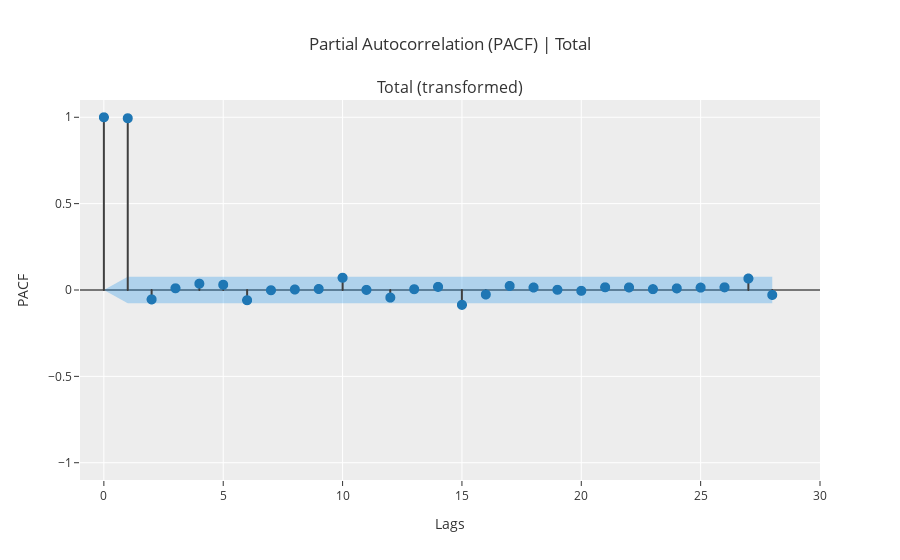

Source (notebook cell):
### Code cell
plot_model(plot='pacf')

### Figure 1 — Plotly figure (JSON) as saved in the notebook; plotly's stock layout.template omitted (floating-point values rounded to 4 significant figures)
{"data": [{"line": {"color": "#3f3f3f"}, "marker": {"size": 10}, "mode": "lines", "name": "PACF", "showlegend": false, "type": "scattergl", "x": [0, 0], "xaxis": "x", "y": [0, 1], "yaxis": "y"}, {"line": {"color": "#3f3f3f"}, "marker": {"size": 10}, "mode": "lines", "name": "PACF", "showlegend": false, "type": "scattergl", "x": [1, 1], "xaxis": "x", "y": [0, 0.9943], "yaxis": "y"}, {"line": {"color": "#3f3f3f"}, "marker": {"size": 10}, "mode": "lines", "name": "PACF", "showlegend": false, "type": "scattergl", "x": [2, 2], "xaxis": "x", "y": [0, -0.05453], "yaxis": "y"}, {"line": {"color": "#3f3f3f"}, "marker": {"size": 10}, "mode": "lines", "name": "PACF", "showlegend": false, "type": "scattergl", "x": [3, 3], "xaxis": "x", "y": [0, 0.009885], "yaxis": "y"}, {"line": {"color": "#3f3f3f"}, "marker": {"size": 10}, "mode": "lines", "name": "PACF", "showlegend": false, "type": "scattergl", "x": [4, 4], "xaxis": "x", "y": [0, 0.03651], "yaxis": "y"}, {"line": {"color": "#3f3f3f"}, "marker": {"size": 10}, "mode": "lines", "name": "PACF", "showlegend": false, "type": "scattergl", "x": [5, 5], "xaxis": "x", "y": [0, 0.03042], "yaxis": "y"}, {"line": {"color": "#3f3f3f"}, "marker": {"size": 10}, "mode": "lines", "name": "PACF", "showlegend": false, "type": "scattergl", "x": [6, 6], "xaxis": "x", "y": [0, -0.05915], "yaxis": "y"}, {"line": {"color": "#3f3f3f"}, "marker": {"size": 10}, "mode": "lines", "name": "PACF", "showlegend": false, "type": "scattergl", "x": [7, 7], "xaxis": "x", "y": [0, -0.001497], "yaxis": "y"}, {"line": {"color": "#3f3f3f"}, "marker": {"size": 10}, "mode": "lines", "name": "PACF", "showlegend": false, "type": "scattergl", "x": [8, 8], "xaxis": "x", "y": [0, 0.002936], "yaxis": "y"}, {"line": {"color": "#3f3f3f"}, "marker": {"size": 10}, "mode": "lines", "name": "PACF", "showlegend": false, "type": "scattergl", "x": [9, 9], "xaxis": "x", "y": [0, 0.00585], "yaxis": "y"}, {"line": {"color": "#3f3f3f"}, "marker": {"size": 10}, "mode": "lines", "name": "PACF", "showlegend": false, "type": "scattergl", "x": [10, 10], "xaxis": "x", "y": [0, 0.07087], "yaxis": "y"}, {"line": {"color": "#3f3f3f"}, "marker": {"size": 10}, "mode": "lines", "name": "PACF", "showlegend": false, "type": "scattergl", "x": [11, 11], "xaxis": "x", "y": [0, 0.0008137], "yaxis": "y"}, {"line": {"color": "#3f3f3f"}, "marker": {"size": 10}, "mode": "lines", "name": "PACF", "showlegend": false, "type": "scattergl", "x": [12, 12], "xaxis": "x", "y": [0, -0.04387], "yaxis": "y"}, {"line": {"color": "#3f3f3f"}, "marker": {"size": 10}, "mode": "lines", "name": "PACF", "showlegend": false, "type": "scattergl", "x": [13, 13], "xaxis": "x", "y": [0, 0.004602], "yaxis": "y"}, {"line": {"color": "#3f3f3f"}, "marker": {"size": 10}, "mode": "lines", "name": "PACF", "showlegend": false, "type": "scattergl", "x": [14, 14], "xaxis": "x", "y": [0, 0.01816], "yaxis": "y"}, {"line": {"color": "#3f3f3f"}, "marker": {"size": 10}, "mode": "lines", "name": "PACF", "showlegend": false, "type": "scattergl", "x": [15, 15], "xaxis": "x", "y": [0, -0.08601], "yaxis": "y"}, {"line": {"color": "#3f3f3f"}, "marker": {"size": 10}, "mode": "lines", "name": "PACF", "showlegend": false, "type": "scattergl", "x": [16, 16], "xaxis": "x", "y": [0, -0.02589], "yaxis": "y"}, {"line": {"color": "#3f3f3f"}, "marker": {"size": 10}, "mode": "lines", "name": "PACF", "showlegend": false, "type": "scattergl", "x": [17, 17], "xaxis": "x", "y": [0, 0.02351], "yaxis": "y"}, {"line": {"color": "#3f3f3f"}, "marker": {"size": 10}, "mode": "lines", "name": "PACF", "showlegend": false, "type": "scattergl", "x": [18, 18], "xaxis": "x", "y": [0, 0.01444], "yaxis": "y"}, {"line": {"color": "#3f3f3f"}, "marker": {"size": 10}, "mode": "lines", "name": "PACF", "showlegend": false, "type": "scattergl", "x": [19, 19], "xaxis": "x", "y": [0, 0.001178], "yaxis": "y"}, {"line": {"color": "#3f3f3f"}, "marker": {"size": 10}, "mode": "lines", "name": "PACF", "showlegend": false, "type": "scattergl", "x": [20, 20], "xaxis": "x", "y": [0, -0.004673], "yaxis": "y"}, {"line": {"color": "#3f3f3f"}, "marker": {"size": 10}, "mode": "lines", "name": "PACF", "showlegend": false, "type": "scattergl", "x": [21, 21], "xaxis": "x", "y": [0, 0.01566], "yaxis": "y"}, {"line": {"color": "#3f3f3f"}, "marker": {"size": 10}, "mode": "lines", "name": "PACF", "showlegend": false, "type": "scattergl", "x": [22, 22], "xaxis": "x", "y": [0, 0.01481], "yaxis": "y"}, {"line": {"color": "#3f3f3f"}, "marker": {"size": 10}, "mode": "lines", "name": "PACF", "showlegend": false, "type": "scattergl", "x": [23, 23], "xaxis": "x", "y": [0, 0.004961], "yaxis": "y"}, {"line": {"color": "#3f3f3f"}, "marker": {"size": 10}, "mode": "lines", "name": "PACF", "showlegend": false, "type": "scattergl", "x": [24, 24], "xaxis": "x", "y": [0, 0.009335], "yaxis": "y"}, {"line": {"color": "#3f3f3f"}, "marker": {"size": 10}, "mode": "lines", "name": "PACF", "showlegend": false, "type": "scattergl", "x": [25, 25], "xaxis": "x", "y": [0, 0.01377], "yaxis": "y"}, {"line": {"color": "#3f3f3f"}, "marker": {"size": 10}, "mode": "lines", "name": "PACF", "showlegend": false, "type": "scattergl", "x": [26, 26], "xaxis": "x", "y": [0, 0.01549], "yaxis": "y"}, {"line": {"color": "#3f3f3f"}, "marker": {"size": 10}, "mode": "lines", "name": "PACF", "showlegend": false, "type": "scattergl", "x": [27, 27], "xaxis": "x", "y": [0, 0.06647], "yaxis": "y"}, {"line": {"color": "#3f3f3f"}, "marker": {"size": 10}, "mode": "lines", "name": "PACF", "showlegend": false, "type": "scattergl", "x": [28, 28], "xaxis": "x", "y": [0, -0.02835], "yaxis": "y"}, {"marker": {"color": "#1f77b4", "size": 10}, "mode": "markers", "name": "PACF", "showlegend": false, "type": "scattergl", "x": [0, 1, 2, 3, 4, 5, 6, 7, 8, 9, 10, 11, 12, 13, 14, 15, 16, 17, 18, 19, 20, 21, 22, 23, 24, 25, 26, 27, 28], "xaxis": "x", "y": [1, 0.9943, -0.05453, 0.009885, 0.03651, 0.03042, -0.05915, -0.001497, 0.002936, 0.00585, 0.07087, 0.0008137, -0.04387, 0.004602, 0.01816, -0.08601, -0.02589, 0.02351, 0.01444, 0.001178, -0.004673, 0.01566, 0.01481, 0.004961, 0.009335, 0.01377, 0.01549, 0.06647, -0.02835], "yaxis": "y"}, {"line": {"color": "rgba(255,255,255,0)"}, "marker": {"size": 10}, "mode": "lines", "name": "UC", "showlegend": false, "type": "scatter", "x": [0, 1, 2, 3, 4, 5, 6, 7, 8, 9, 10, 11, 12, 13, 14, 15, 16, 17, 18, 19, 20, 21, 22, 23, 24, 25, 26, 27, 28], "xaxis": "x", "y": [0, 0.07694, 0.07694, 0.07694, 0.07694, 0.07694, 0.07694, 0.07694, 0.07694, 0.07694, 0.07694, 0.07694, 0.07694, 0.07694, 0.07694, 0.07694, 0.07694, 0.07694, 0.07694, 0.07694, 0.07694, 0.07694, 0.07694, 0.07694, 0.07694, 0.07694, 0.07694, 0.07694, 0.07694], "yaxis": "y"}, {"fill": "tonexty", "fillcolor": "rgba(32, 146, 230,0.3)", "line": {"color": "rgba(255,255,255,0)"}, "marker": {"size": 10}, "mode": "lines", "name": "LC", "showlegend": false, "type": "scatter", "x": [0, 1, 2, 3, 4, 5, 6, 7, 8, 9, 10, 11, 12, 13, 14, 15, 16, 17, 18, 19, 20, 21, 22, 23, 24, 25, 26, 27, 28], "xaxis": "x", "y": [0, -0.07694, -0.07694, -0.07694, -0.07694, -0.07694, -0.07694, -0.07694, -0.07694, -0.07694, -0.07694, -0.07694, -0.07694, -0.07694, -0.07694, -0.07694, -0.07694, -0.07694, -0.07694, -0.07694, -0.07694, -0.07694, -0.07694, -0.07694, -0.07694, -0.07694, -0.07694, -0.07694, -0.07694], "yaxis": "y"}], "layout": {"annotations": [{"font": {"size": 16}, "showarrow": false, "text": "Total (transformed)", "x": 0.5, "xanchor": "center", "xref": "paper", "y": 1, "yanchor": "bottom", "yref": "paper"}], "showlegend": false, "title": {"text": "Partial Autocorrelation (PACF) | Total"}, "xaxis": {"anchor": "y", "domain": [0, 1], "range": [-1, 30], "title": {"text": "Lags"}}, "yaxis": {"anchor": "x", "domain": [0, 1], "range": [-1.1, 1.1], "title": {"text": "PACF"}, "zerolinecolor": "#000000"}}}
